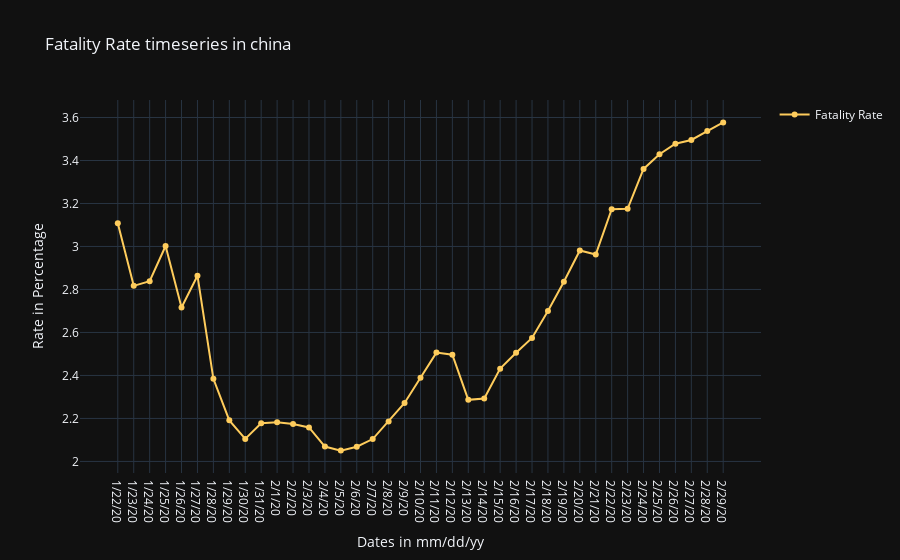

The code cell stored with this chart in its notebook:
### Code cell
#CHINA FATALITY RATE
fig_china_confirmed = go.Figure()
fig_china_confirmed.add_trace(go.Scatter(x=CHINA_MAIN_FRAME['Date'], y=CHINA_MAIN_FRAME['Fatality Rate'], name="Fatality Rate",
                         line_color='#FECC5C',mode='lines+markers'))
fig_china_confirmed.update_layout(title="Fatality Rate timeseries in china",template="plotly_dark",xaxis_title="Dates in mm/dd/yy",
    yaxis_title="Rate in Percentage",showlegend=True)

fig_china_confirmed.show()

### Figure 1 — Plotly figure (JSON) as saved in the notebook; plotly's stock layout.template omitted (floating-point values rounded to 4 significant figures)
{"data": [{"line": {"color": "#FECC5C"}, "mode": "lines+markers", "name": "Fatality Rate", "type": "scatter", "x": ["1/22/20", "1/23/20", "1/24/20", "1/25/20", "1/26/20", "1/27/20", "1/28/20", "1/29/20", "1/30/20", "1/31/20", "2/1/20", "2/2/20", "2/3/20", "2/4/20", "2/5/20", "2/6/20", "2/7/20", "2/8/20", "2/9/20", "2/10/20", "2/11/20", "2/12/20", "2/13/20", "2/14/20", "2/15/20", "2/16/20", "2/17/20", "2/18/20", "2/19/20", "2/20/20", "2/21/20", "2/22/20", "2/23/20", "2/24/20", "2/25/20", "2/26/20", "2/27/20", "2/28/20", "2/29/20"], "y": [3.108, 2.817, 2.838, 3.002, 2.716, 2.864, 2.384, 2.191, 2.105, 2.177, 2.182, 2.174, 2.158, 2.069, 2.05, 2.069, 2.104, 2.186, 2.272, 2.39, 2.506, 2.497, 2.286, 2.293, 2.432, 2.505, 2.574, 2.7, 2.836, 2.981, 2.963, 3.173, 3.175, 3.361, 3.429, 3.478, 3.496, 3.537, 3.577]}], "layout": {"showlegend": true, "title": {"text": "Fatality Rate timeseries in china"}, "xaxis": {"title": {"text": "Dates in mm/dd/yy"}}, "yaxis": {"title": {"text": "Rate in Percentage"}}}}
